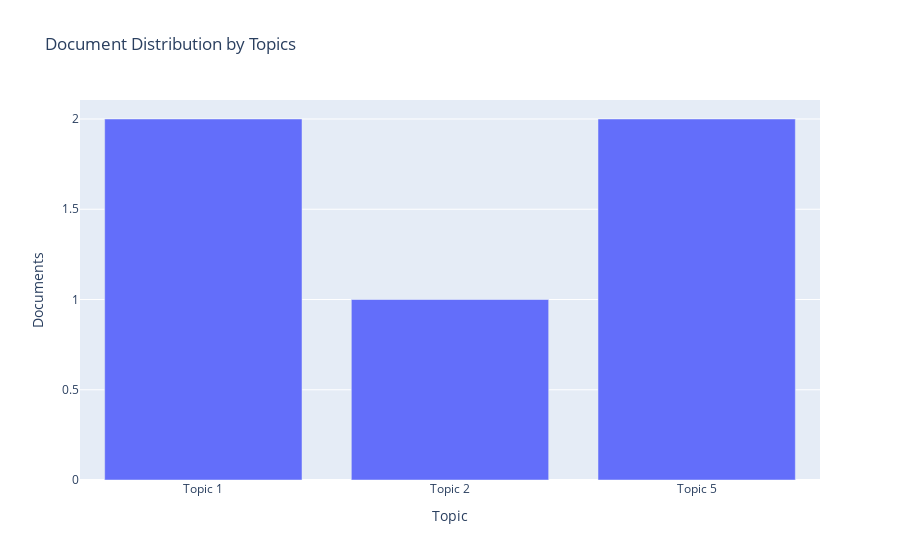
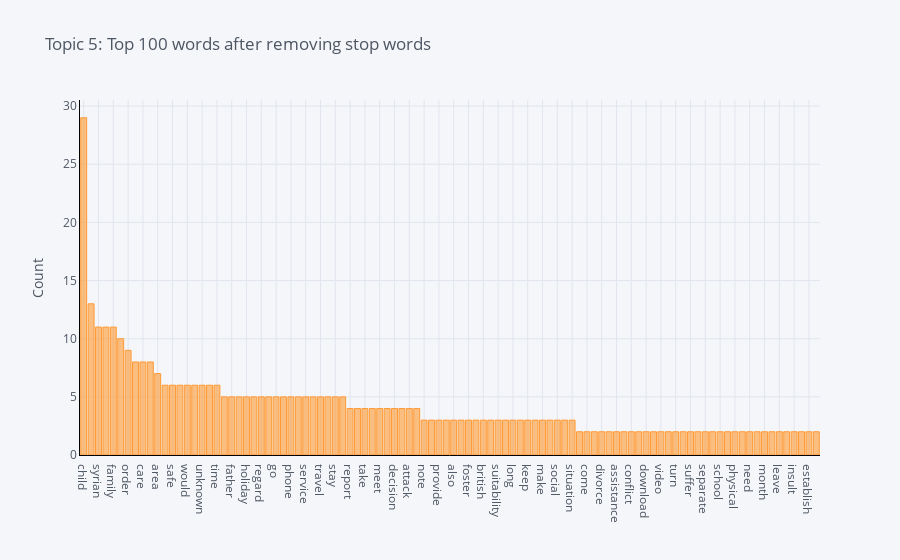
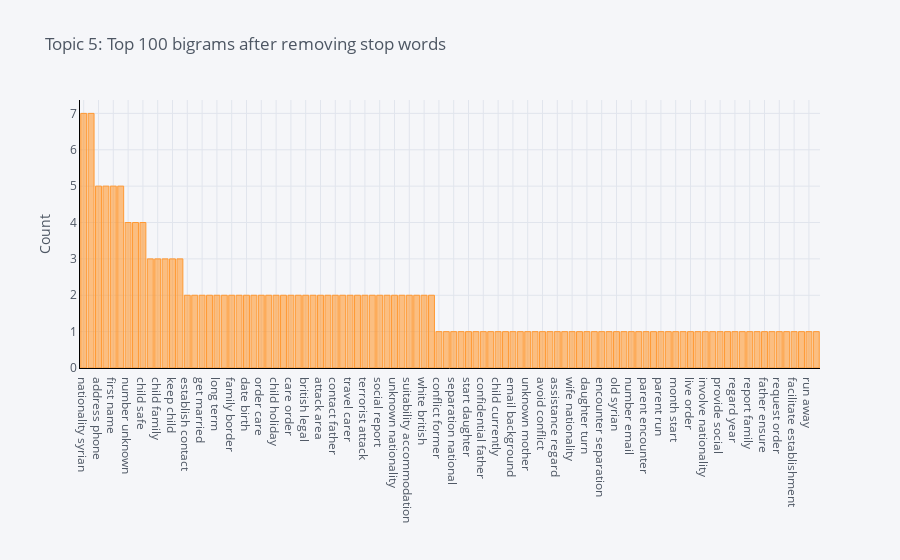
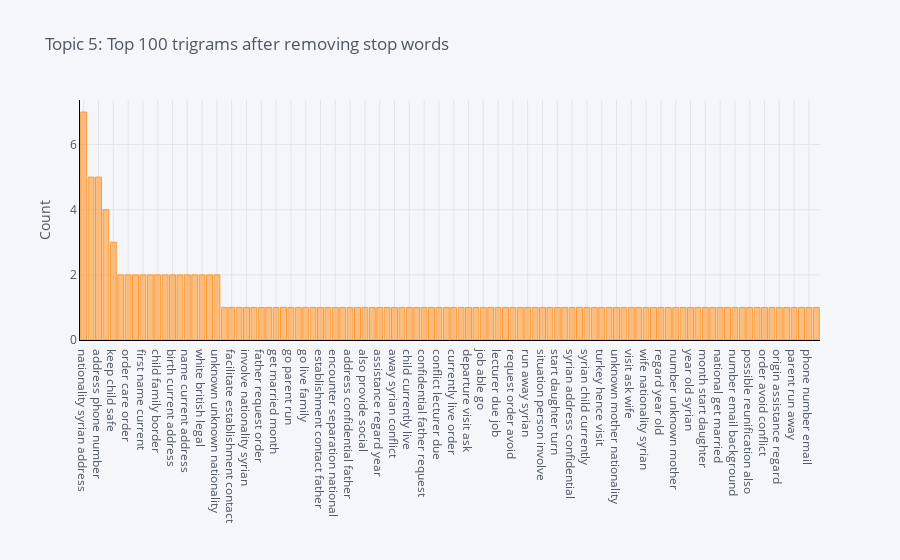

Write notebook code for charts like these, in order.
### Code cell
plot_model(lda, plot='topic_distribution')
plot_model(lda, plot='topic_model')
plot_model(lda, plot='wordcloud', topic_num = 'Topic 5')
plot_model(lda, plot='frequency', topic_num = 'Topic 5')
plot_model(lda, plot='bigram', topic_num = 'Topic 5')
plot_model(lda, plot='trigram', topic_num = 'Topic 5')
plot_model(lda, plot='distribution', topic_num = 'Topic 5')
plot_model(lda, plot='sentiment', topic_num = 'Topic 5')
plot_model(lda, plot='tsne')

### Figure 1 — Plotly figure (JSON) as saved in the notebook; plotly's stock layout.template omitted (floating-point values rounded to 4 significant figures)
{"data": [{"textposition": "auto", "hovertemplate": "Topic=%{x}<br>Documents=%{y}<br>Keyword=%{customdata[0]}", "showlegend": false, "legendgroup": "", "name": "", "yaxis": "y", "customdata": [["child, mother, family, information, biological, ask, assessment, worker, would, home"], ["child, aunt, grandmother, mother, parent, german, bear, nationality, year, welfare"], ["child, address, syrian, family, visit, carer, order, nationality, care, daughter"]], "y": [2, 1, 2], "hoverlabel": {"namelength": 0}, "offsetgroup": "", "xaxis": "x", "marker": {"color": "#636efa"}, "x": ["Topic 1", "Topic 2", "Topic 5"], "alignmentgroup": "True", "type": "bar", "orientation": "v"}], "layout": {"yaxis": {"domain": [0, 1], "anchor": "x", "title": {"text": "Documents"}}, "title": {"text": "Document Distribution by Topics"}, "barmode": "relative", "xaxis": {"domain": [0, 1], "anchor": "y", "title": {"text": "Topic"}}, "legend": {"tracegroupgap": 0}}}

### Figure 2 — Plotly figure (JSON) as saved in the notebook; plotly's stock layout.template omitted (floating-point values rounded to 4 significant figures)
{"data": [{"name": "count", "text": "", "y": [29, 13, 11, 11, 11, 10, 9, 8, 8, 8, 7, 6, 6, 6, 6, 6, 6, 6, 6, 5, 5, 5, 5, 5, 5, 5, 5, 5, 5, 5, 5, 5, 5, 5, 5, 5, 4, 4, 4, 4, 4, 4, 4, 4, 4, 4, 3, 3, 3, 3, 3, 3, 3, 3, 3, 3, 3, 3, 3, 3, 3, 3, 3, 3, 3, 3, 3, 2, 2, 2, 2, 2, 2, 2, 2, 2, 2, 2, 2, 2, 2, 2, 2, 2, 2, 2, 2, 2, 2, 2, 2, 2, 2, 2, 2, 2, 2, 2, 2, 2], "marker": {"color": "rgba(255, 153, 51, 0.6)", "line": {"color": "rgba(255, 153, 51, 1.0)", "width": 1}}, "x": ["child", "address", "syrian", "visit", "family", "carer", "order", "nationality", "care", "daughter", "area", "current", "safe", "parent", "would", "name", "unknown", "contact", "time", "information", "father", "mother", "holiday", "ensure", "regard", "number", "go", "first", "phone", "year", "service", "wife", "travel", "request", "stay", "ask", "report", "friend", "take", "live", "meet", "case", "decision", "possible", "attack", "place", "note", "several", "provide", "abuse", "also", "terrorist", "foster", "get", "british", "support", "suitability", "include", "long", "involve", "keep", "lebanese", "make", "old", "social", "carol", "situation", "appropriate", "come", "close", "divorce", "attempt", "assistance", "accord", "conflict", "married", "download", "email", "video", "use", "turn", "try", "suffer", "start", "separate", "second", "school", "refuse", "physical", "person", "need", "move", "month", "write", "leave", "know", "insult", "however", "establish", "able"], "type": "bar", "orientation": "v"}], "layout": {"title": {"text": "Topic 5: Top 100 words after removing stop words", "font": {"color": "#4D5663"}}, "paper_bgcolor": "#F5F6F9", "plot_bgcolor": "#F5F6F9", "yaxis": {"tickfont": {"color": "#4D5663"}, "title": {"text": "Count", "font": {"color": "#4D5663"}}, "showgrid": true, "zerolinecolor": "#E1E5ED", "gridcolor": "#E1E5ED", "linecolor": "black"}, "xaxis": {"tickfont": {"color": "#4D5663"}, "title": {"text": "", "font": {"color": "#4D5663"}}, "showgrid": true, "zerolinecolor": "#E1E5ED", "gridcolor": "#E1E5ED", "linecolor": "black"}, "legend": {"bgcolor": "#F5F6F9", "font": {"color": "#4D5663"}}}}

### Figure 3 — Plotly figure (JSON) as saved in the notebook; plotly's stock layout.template omitted (floating-point values rounded to 4 significant figures)
{"data": [{"name": "count", "text": "", "y": [7, 7, 5, 5, 5, 5, 4, 4, 4, 3, 3, 3, 3, 3, 2, 2, 2, 2, 2, 2, 2, 2, 2, 2, 2, 2, 2, 2, 2, 2, 2, 2, 2, 2, 2, 2, 2, 2, 2, 2, 2, 2, 2, 2, 2, 2, 2, 2, 1, 1, 1, 1, 1, 1, 1, 1, 1, 1, 1, 1, 1, 1, 1, 1, 1, 1, 1, 1, 1, 1, 1, 1, 1, 1, 1, 1, 1, 1, 1, 1, 1, 1, 1, 1, 1, 1, 1, 1, 1, 1, 1, 1, 1, 1, 1, 1, 1, 1, 1, 1], "marker": {"color": "rgba(255, 153, 51, 0.6)", "line": {"color": "rgba(255, 153, 51, 1.0)", "width": 1}}, "x": ["nationality syrian", "syrian address", "address phone", "current address", "first name", "phone number", "number unknown", "child carer", "child safe", "family friend", "child family", "case note", "keep child", "year old", "establish contact", "holiday provide", "get married", "foster care", "long term", "name current", "family border", "legal order", "date birth", "cooperation visit", "order care", "child service", "child holiday", "carer first", "care order", "care child", "british legal", "birth current", "attack area", "address nationality", "contact father", "abuse social", "travel carer", "regard suitability", "terrorist attack", "person involve", "social report", "parental responsibility", "unknown nationality", "unknown unknown", "suitability accommodation", "several time", "white british", "safe time", "conflict former", "situation person", "separation national", "currently live", "start daughter", "statement origin", "confidential father", "order facilitate", "child currently", "syrian child", "email background", "turn go", "unknown mother", "background information", "avoid conflict", "unknown youssef", "assistance regard", "also provide", "wife nationality", "address confidential", "daughter turn", "ensure possible", "encounter separation", "order avoid", "old syrian", "origin assistance", "number email", "note statement", "parent encounter", "national get", "parent run", "mother nationality", "month start", "married month", "live order", "possible reunification", "involve nationality", "information parent", "provide social", "go parent", "regard year", "former wife", "report family", "father request", "father ensure", "family situation", "request order", "reunification also", "facilitate establishment", "establishment contact", "run away", "youssef nationality"], "type": "bar", "orientation": "v"}], "layout": {"title": {"text": "Topic 5: Top 100 bigrams after removing stop words", "font": {"color": "#4D5663"}}, "paper_bgcolor": "#F5F6F9", "plot_bgcolor": "#F5F6F9", "yaxis": {"tickfont": {"color": "#4D5663"}, "title": {"text": "Count", "font": {"color": "#4D5663"}}, "showgrid": true, "zerolinecolor": "#E1E5ED", "gridcolor": "#E1E5ED", "linecolor": "black"}, "xaxis": {"tickfont": {"color": "#4D5663"}, "title": {"text": "", "font": {"color": "#4D5663"}}, "showgrid": true, "zerolinecolor": "#E1E5ED", "gridcolor": "#E1E5ED", "linecolor": "black"}, "legend": {"bgcolor": "#F5F6F9", "font": {"color": "#4D5663"}}}}

### Figure 4 — Plotly figure (JSON) as saved in the notebook; plotly's stock layout.template omitted (floating-point values rounded to 4 significant figures)
{"data": [{"name": "count", "text": "", "y": [7, 5, 5, 4, 3, 2, 2, 2, 2, 2, 2, 2, 2, 2, 2, 2, 2, 2, 2, 1, 1, 1, 1, 1, 1, 1, 1, 1, 1, 1, 1, 1, 1, 1, 1, 1, 1, 1, 1, 1, 1, 1, 1, 1, 1, 1, 1, 1, 1, 1, 1, 1, 1, 1, 1, 1, 1, 1, 1, 1, 1, 1, 1, 1, 1, 1, 1, 1, 1, 1, 1, 1, 1, 1, 1, 1, 1, 1, 1, 1, 1, 1, 1, 1, 1, 1, 1, 1, 1, 1, 1, 1, 1, 1, 1, 1, 1, 1, 1, 1], "marker": {"color": "rgba(255, 153, 51, 0.6)", "line": {"color": "rgba(255, 153, 51, 1.0)", "width": 1}}, "x": ["nationality syrian address", "syrian address phone", "address phone number", "phone number unknown", "keep child safe", "date birth current", "order care order", "number unknown unknown", "first name current", "child safe time", "child family border", "carer first name", "birth current address", "british legal order", "name current address", "legal order care", "white british legal", "unknown nationality syrian", "unknown unknown nationality", "information parent encounter", "facilitate establishment contact", "family situation person", "involve nationality syrian", "family turkey hence", "father request order", "father ensure possible", "get married month", "hence visit month", "go parent run", "former wife nationality", "go live family", "ensure possible reunification", "establishment contact father", "youssef nationality syrian", "encounter separation national", "case note statement", "address confidential father", "address nationality syrian", "also provide social", "ask wife daughter", "assistance regard year", "avoid conflict former", "away syrian conflict", "background information parent", "child currently live", "email background information", "confidential father request", "conflict former wife", "conflict lecturer due", "contact father ensure", "currently live order", "daughter turn go", "departure visit ask", "due job able", "job able go", "married month start", "lecturer due job", "live family turkey", "request order avoid", "reunification also provide", "run away syrian", "separation national get", "situation person involve", "social report family", "start daughter turn", "statement origin assistance", "syrian address confidential", "syrian address nationality", "syrian child currently", "syrian conflict lecturer", "turkey hence visit", "turn go parent", "unknown mother nationality", "unknown youssef nationality", "visit ask wife", "visit month departure", "wife nationality syrian", "report family situation", "regard year old", "provide social report", "number unknown mother", "live order facilitate", "year old syrian", "month departure visit", "month start daughter", "mother nationality syrian", "national get married", "note statement origin", "number email background", "number unknown youssef", "possible reunification also", "old syrian child", "order avoid conflict", "order facilitate establishment", "origin assistance regard", "parent encounter separation", "parent run away", "person involve nationality", "phone number email", "able go live"], "type": "bar", "orientation": "v"}], "layout": {"title": {"text": "Topic 5: Top 100 trigrams after removing stop words", "font": {"color": "#4D5663"}}, "paper_bgcolor": "#F5F6F9", "plot_bgcolor": "#F5F6F9", "yaxis": {"tickfont": {"color": "#4D5663"}, "title": {"text": "Count", "font": {"color": "#4D5663"}}, "showgrid": true, "zerolinecolor": "#E1E5ED", "gridcolor": "#E1E5ED", "linecolor": "black"}, "xaxis": {"tickfont": {"color": "#4D5663"}, "title": {"text": "", "font": {"color": "#4D5663"}}, "showgrid": true, "zerolinecolor": "#E1E5ED", "gridcolor": "#E1E5ED", "linecolor": "black"}, "legend": {"bgcolor": "#F5F6F9", "font": {"color": "#4D5663"}}}}
